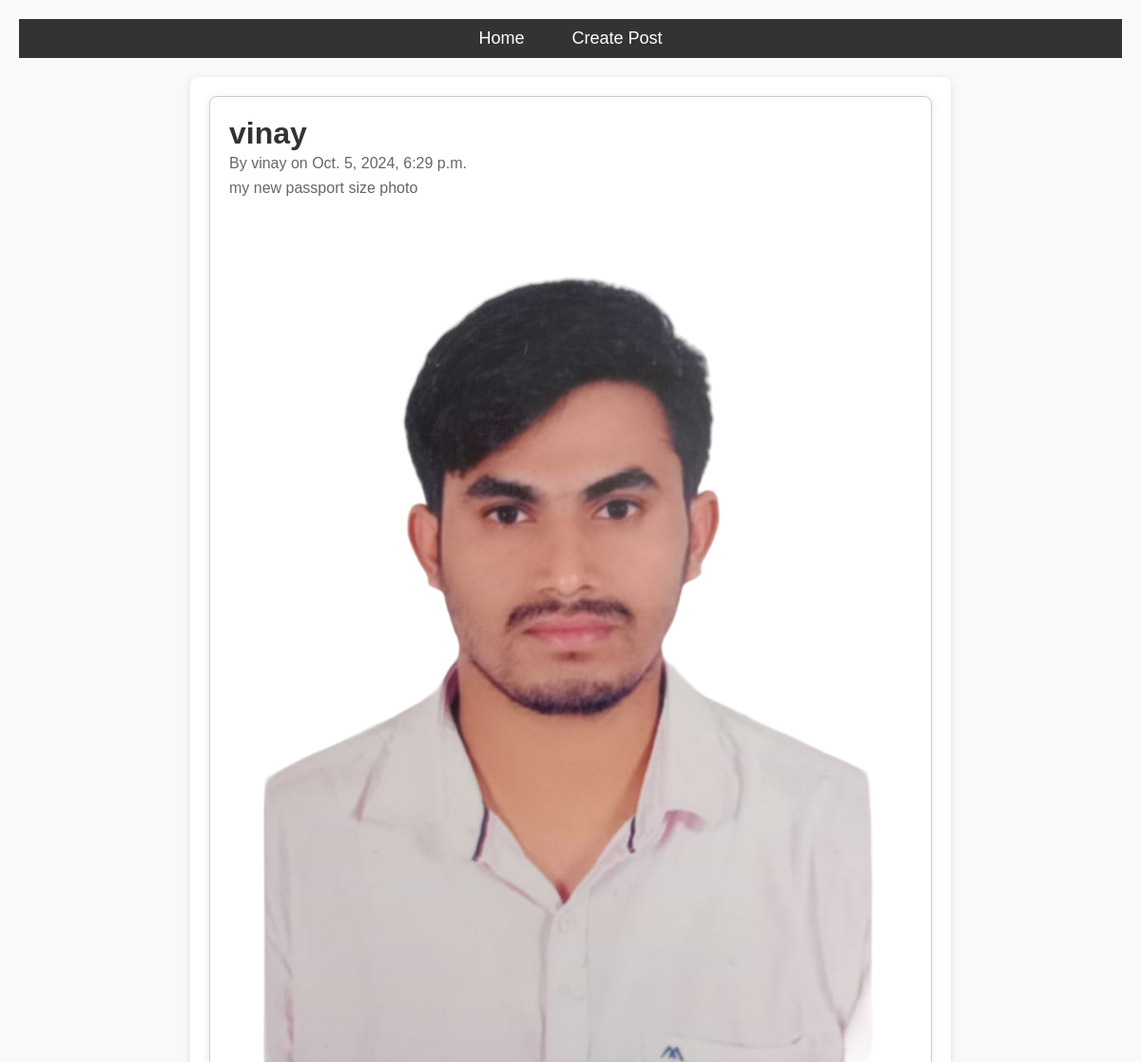
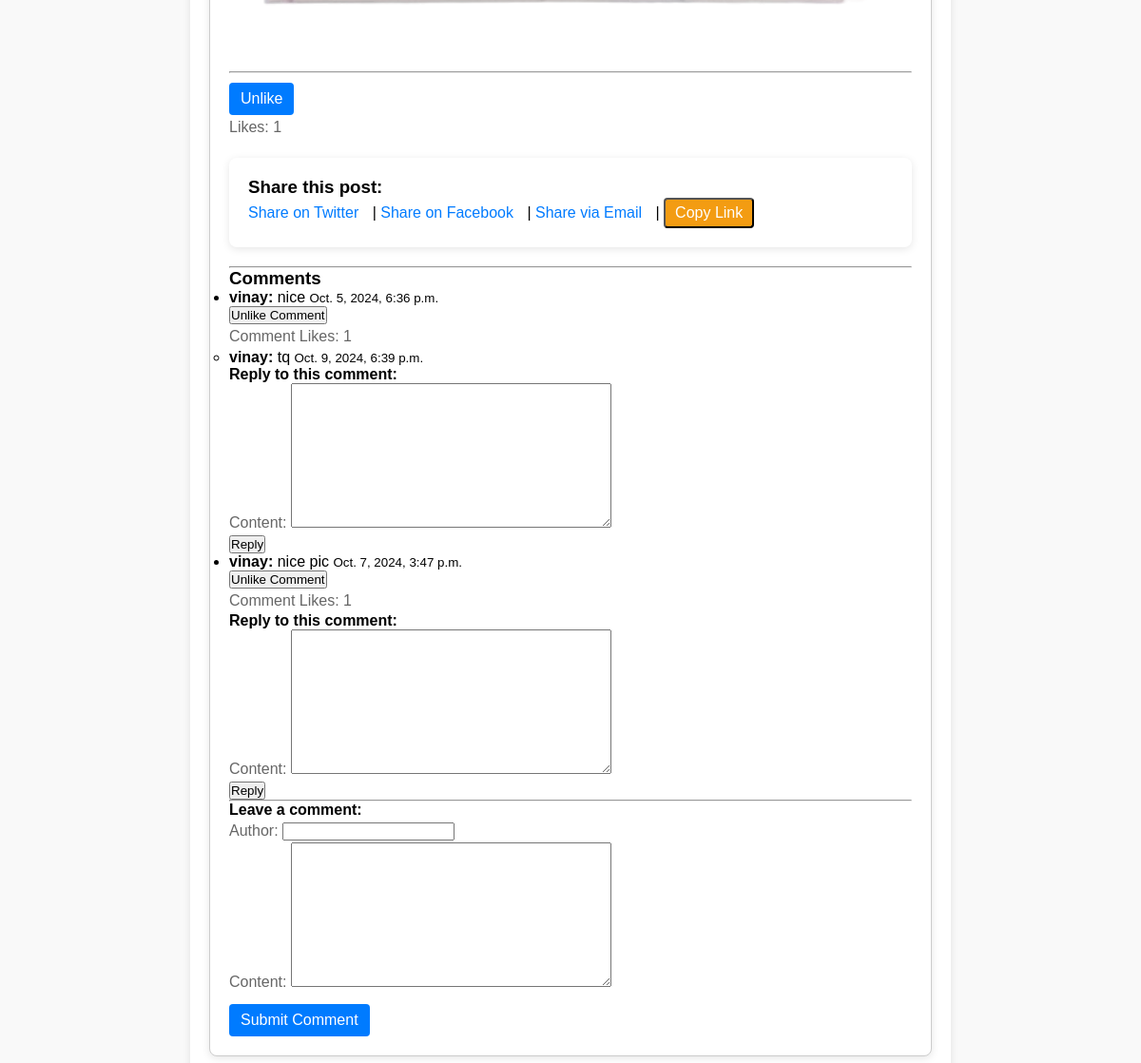
The page /post/7/comment/ (signed in) on the database its author committed (2 pictures, top to bottom).
### blog/models.py (models this page shows, shortened)
class Post(models.Model):
    title = models.CharField(max_length=200)
    content = models.TextField()
    author = models.ForeignKey(User, on_delete=models.CASCADE)
    date_posted = models.DateTimeField(default=timezone.now)
    image = models.ImageField(upload_to='post_images/', blank=True, null=True)  # New field for images
    video = models.FileField(upload_to='post_videos/', blank=True, null=True)   # New field for videos
    likes = models.ManyToManyField(User, related_name='liked_posts', blank=True)
    def total_likes(self):
        return self.likes.count()

class Comment(models.Model):
    post = models.ForeignKey(Post, related_name='comments', on_delete=models.CASCADE)
    author = models.CharField(max_length=100)
    content = models.TextField()
    date_posted = models.DateTimeField(default=timezone.now)
    likes = models.ManyToManyField(User, related_name='comment_likes', blank=True)
    def total_likes(self):
        return self.likes.count()

class Reply(models.Model):
    comment = models.ForeignKey(Comment, related_name='replies', on_delete=models.CASCADE)
    author = models.ForeignKey(User, on_delete=models.CASCADE)
    content = models.TextField()
    date_posted = models.DateTimeField(default=timezone.now)

### blog/views.py (the view, shortened to what this page needs)
# urls.py: path('post/<int:pk>/', views.post_detail, name='post-detail'),
def post_detail(request, pk):
    post = get_object_or_404(Post, pk=pk)
    comments = post.comments.all()  # Retrieve all comments related to the post
    comment_form = CommentForm()
    reply_form = ReplyForm()
    context = {
        'post': post,
        'comment_form': comment_form,
        'reply_form': reply_form,
        'comments': comments,
    }
    return render(request, 'blog/post_detail.html', context)

### blog/forms.py
class CommentForm(forms.ModelForm):
    class Meta:
        model = Comment
        fields = ['author', 'content']

class ReplyForm(forms.ModelForm):
    class Meta:
        model = Reply
        fields = ['content']

### templates/blog/post_detail.html (shortened to what this page needs)
{% extends 'base.html' %}
{% block content %}
    <div class="post-container">
        <h2>{{ post.title }}</h2>
        <p>By {{ post.author }} on {{ post.date_posted }}</p>
        <p>{{ post.content }}</p>
        {% if post.image %}
            <img src="{{ post.image.url }}" alt="Post Image">
        {% endif %}
        <hr>
        <form method="POST" action="{% url 'like-post' post.pk %}">
            {% if user in post.likes.all %}
                <button type="submit" class="like-button">Unlike</button>
            {% else %}
                <button type="submit" class="like-button">Like</button>
            {% endif %}
        </form>
        <p>Likes: {{ post.total_likes }}</p>
        <div class="share-options">
            <h3>Share this post:</h3>
            <a href="https://twitter.com/intent/tweet?text={{ post.title }}&url={{ request.build_absolute_uri }}">Share on Twitter</a> |
            <a href="https://www.facebook.com/sharer/sharer.php?u={{ request.build_absolute_uri }}">Share on Facebook</a> |
            <a href="mailto:?subject=Check out this post&body={{ post.title }}: {{ request.build_absolute_uri }}">Share via Email</a> |
            <button class="copy-link-button" onclick="copyToClipboard('{{ request.build_absolute_uri }}')">Copy Link</button>
        </div>
        <hr>
        <h3>Comments</h3>
        <ul>
            {% for comment in post.comments.all %}
                <li>
                    <strong>{{ comment.author }}:</strong> {{ comment.content }} <small>{{ comment.date_posted }}</small>
                    <form method="POST" action="{% url 'like_comment' comment.id %}">
                        {% if user in comment.likes.all %}
                            <button type="submit">Unlike Comment</button>
                        {% else %}
                            <button type="submit">Like Comment</button>
                        {% endif %}
                    </form>
                    <p>Comment Likes: {{ comment.total_likes }}</p>
                    {% if comment.replies.all %}
                        <ul>
                            {% for reply in comment.replies.all %}
                                <li><strong>{{ reply.author }}:</strong> {{ reply.content }} <small>{{ reply.date_posted }}</small></li>
                            {% endfor %}
                        </ul>
                    {% endif %}
                    <h4>Reply to this comment:</h4>
                    <form method="POST" action="{% url 'reply_comment' comment.id %}">
                        {{ reply_form.as_p }}
                        <button type="submit">Reply</button>
                    </form>
                </li>
            {% empty %}
                <p>No comments yet. Be the first to comment!</p>
            {% endfor %}
        </ul>
        <hr>
        <h4>Leave a comment:</h4>
        <form method="POST" action="{% url 'add-comment' post.pk %}">
            {{ comment_form.as_p }}
            <button type="submit" class="like-button">Submit Comment</button>
        </form>
    </div>
{% endblock %}

### templates/base.html (style rules this page uses)
* { margin: 0; padding: 0; box-sizing: border-box; }
body { font-family: Arial, sans-serif; background-color: #f9f9f9; padding: 20px; }
div { margin: 20px auto; max-width: 800px; background-color: white; padding: 20px; border-radius: 8px; box-shadow: 0 2px 8px rgba(0, 0, 0, 0.1); }

### templates/blog/post_detail.html (style rules this page uses)
.post-container { max-width: 800px; margin: 0 auto; padding: 20px; border: 1px solid #ccc; border-radius: 8px; background-color: #fff; }
.post-container img { max-width: 100%; height: auto; }
h2 { font-size: 2rem; color: #333; }
p { font-size: 1rem; color: #666; line-height: 1.6; }
.like-button { margin-top: 10px; background-color: #007bff; color: white; border: none; padding: 8px 12px; border-radius: 4px; cursor: pointer; font-size: 1rem; }
.share-options a { text-decoration: none; color: #007bff; margin-right: 10px; font-size: 1rem; }
.copy-link-button { background-color: #f39c12; color: white; padding: 5px 10px; border-radius: 4px; cursor: pointer; font-size: 1rem; }

### rows shown on the page
Post: title "vinay", author "vinay", date_posted "Oct. 5, 2024, 6:29 p.m.", content "my new passport size photo", image (picture), total_likes "1"
Comment: author "vinay", content "nice", date_posted "Oct. 5, 2024, 6:36 p.m.", shows "Unlike Comment", total_likes "1"
Reply: author "vinay", content "tq", date_posted "Oct. 9, 2024, 6:39 p.m."
Comment: author "vinay", content "nice pic", date_posted "Oct. 7, 2024, 3:47 p.m.", shows "Unlike Comment", total_likes "1"
